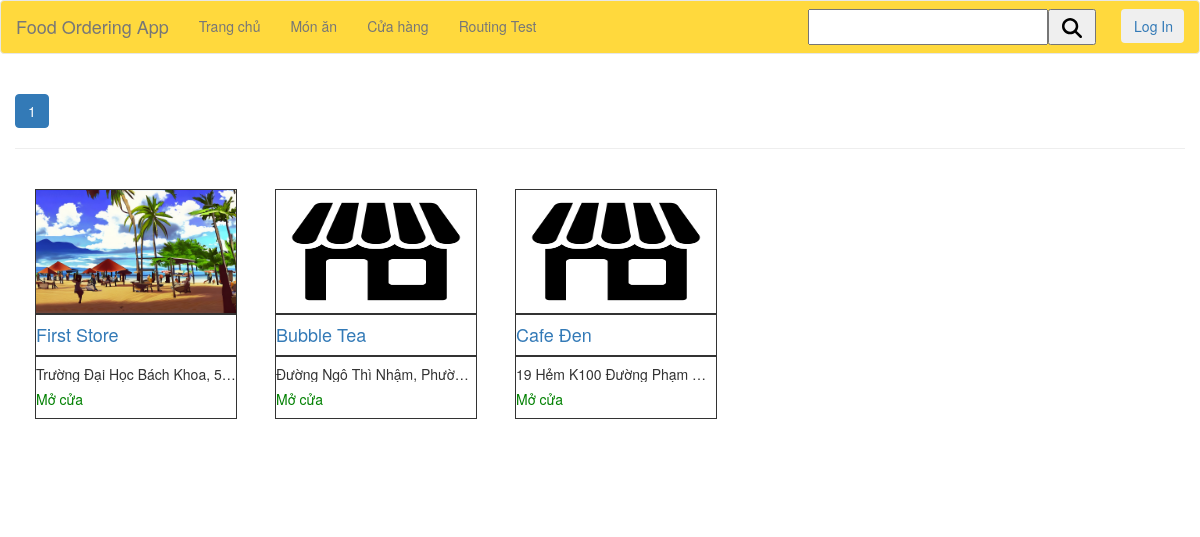
The page /store-list/1 on the database its author committed.
### stores/models.py (models this page shows, shortened)
class Store(models.Model):
	user = models.OneToOneField(User, on_delete=models.CASCADE,related_name="store")
	name = models.CharField(max_length = 256,blank = False)
	business_code = models.CharField(max_length =10,blank=True,null=True)
	tax_identification = models.CharField(max_length =13,blank=True,null=True)
	location = models.ForeignKey(Location,on_delete=models.SET_NULL,null=True)
	description = models.TextField(max_length = 512,blank=True)
	avatar = models.ImageField(default='stores/store.png', upload_to='stores/')
	status = models.ForeignKey(Store_Status,on_delete=models.SET_NULL,blank=True,null=True)
	slug = models.SlugField(max_length=255,null=True)
	moderated = models.DateTimeField(blank=True,null=True)
	updated = models.DateTimeField(auto_now=True)
	created = models.DateTimeField(auto_now_add=True)
	class Meta:
		db_table = "Store"
		verbose_name = "Store"
	@property
	def is_open(self):
		today = datetime.datetime.now()
		try:
			now_weekday = today.weekday()
			now_hour = today.time()
			today_opening_hour = self.opening_hours.get(weekday=now_weekday)
			return self.status.code == "active" and now_hour >= today_opening_hour.from_hour and now_hour <= today_opening_hour.to_hour
		except:
			return False

### locations/models.py (models this page shows, shortened)
class Location(models.Model):
    address = models.TextField(max_length=512,blank=True,default="")
    country = models.TextField(max_length=100,blank=True,default="")
    region = models.TextField(max_length=100,blank=True,default="")
    subregion_1 = models.TextField(max_length=100, blank=True, default="")
    subregion_2 = models.TextField(max_length=100, blank=True, default="")
    lat = models.FloatField(default=16.07387)
    lng = models.FloatField(default=108.14975)
    class Meta:
        db_table = "Location"
        verbose_name = "Location"

### stores/views.py (the view)
# urls.py: path('store-list/<int:page_id>',StoreListView),
def StoreListView(request,page_id=1):
    product = recommended_stores(request)
    paginator = Paginator(product, 20)
    page = paginator.get_page(page_id)
    return StoreBaseListView(request,paginator,page,{})

### stores/utils.py (called while the page is built, shortened)
def  recommended_stores(request):
    user = request.user
    if user.is_anonymous:
        return Store.objects.filter(status__code="active")

### stores/views.py (called while the page is built)
def StoreBaseListView(request,paginator,page,ctx):
    ctx = ctx
    ctx["page"] = page
    ctx["page_range"] = range(1,paginator.num_pages+1)
    return render(request,'Site/StoreList.html',ctx)

### templates/Site/StoreList.html (shortened to what this page needs)
{% extends 'Site/index.html' %}
{% block content %}
    <div class = "container-fluid">
        <ul class="pagination" style = "display:flex;">
            {% for i in page_range %}
            <li {% if page.number == i %}class="active"{% endif %}><a href = "/store-list{% if search_keyword %}/search-keyword/{{search_keyword}}{% endif %}/{{i}}">{{i}}</a></li>
            {% endfor %}
        </ul>
        <hr>
        <div class = "row">
            <div class = "col-md-12">
                <div class = "row">
                {% for p in page.object_list %}
                    <div class = "col-md-2 product-card" style="margin:20px;">
                        <div style = "border-style:solid; border-width: thin; width: 202px;">
                            <img class = 'product-image' src="{{ p.avatar.url }}">
                        </div>
                        <div style = "border-style:solid; border-width: thin; width: 202px;">
                            <a href = "/store/{{ p.slug }}"><h4 style="overflow: hidden;text-overflow: ellipsis;white-space: nowrap;">{{ p.name }}</h4></a>
                        </div>
                        <div style = "border-style:solid; border-width: thin; width: 202px;">
                            <h5 style="overflow: hidden;text-overflow: ellipsis;white-space: nowrap;">{{p.location.address}}</h5>
                            {% if p.is_open %}
                                <h5 style="color:green">Mở cửa</h5>
                            {% endif %}
                        </div>
                    </div>
                {% endfor %}
                </div>
            </div>
        </div>
    </div>
{% endblock %}

### static/css/style.css (style rules this page uses)
html { font-family: Helvetica,Arial }
.product-image { width: 200px; height: 123px; }
.product-card { height:300px; padding-right: 10px; }

### rows shown on the page
Store: avatar (picture), name "First Store", location.address "Trường Đại Học Bách Khoa, 5…", shows "Mở cửa"
Store: avatar (picture), name "Bubble Tea", location.address "Đường Ngô Thì Nhậm, Phườ…", shows "Mở cửa"
Store: avatar (picture), name "Cafe Đen", location.address "19 Hẻm K100 Đường Phạm…", shows "Mở cửa"

### other values the page prints
{{ i }} "1"
